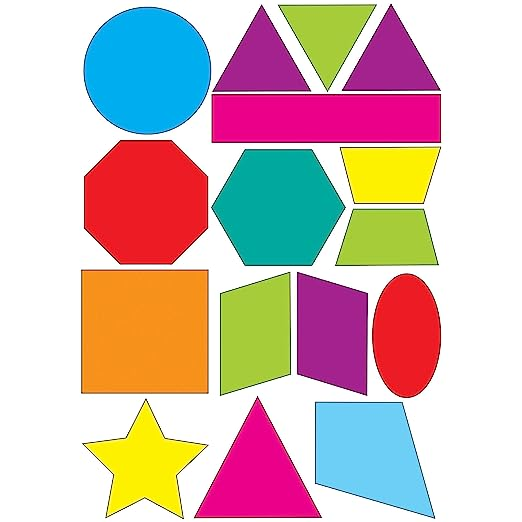
//> input picture chapters/assets/shapes.jpeg, 522 x 522 px
$ ./resizeCropImages   (built with g++ and OpenCV 4)
//> lines starting //> are read from the running program, lines starting //| are printed output that depends on the picture
// Learning to resize and crop images

#include <opencv2/imgcodecs.hpp>
#include <opencv2/highgui.hpp>
#include <opencv2/imgproc.hpp>
#include <iostream>

using namespace cv;
using namespace std;

int main(){
    string path = "assets/shapes.jpeg";
    Mat img = imread(path);
//> img is the input picture: 522 rows x 522 cols, CV_8UC3; mean B, G, R 181.8, 186.7, 209.8
    Mat imgResize, imgScale, imgCrop;

    //cout << img.size() << endl;

    // shapes.jpeg original size is 522 x 522
    resize(img, imgResize, Size(422, 422));
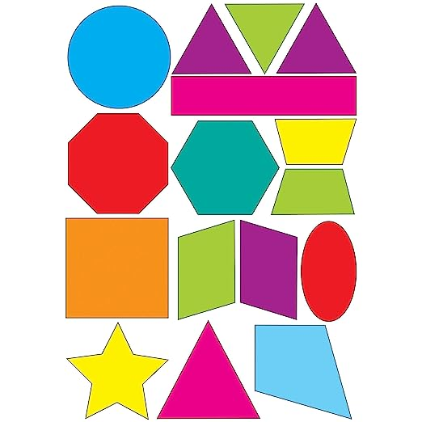
//> imgResize: 422 rows x 422 cols, CV_8UC3; mean B, G, R 181.8, 186.6, 209.8
    resize(img, imgScale, Size(), 0.5, 0.5);
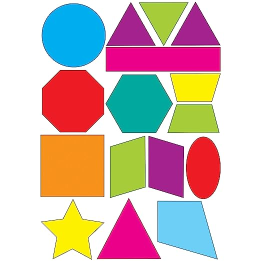
//> imgScale: 261 rows x 261 cols, CV_8UC3; mean B, G, R 181.8, 186.7, 209.9

    Rect roi(100, 100, 300, 250); // region of interest for cropping
    imgCrop = img(roi);
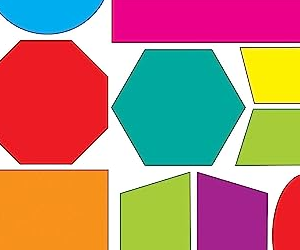
//> imgCrop: 250 rows x 300 cols, CV_8UC3; mean B, G, R 120.7, 134.9, 181.2

    imshow("Image", img);
    imshow("Image Resized", imgResize);
    imshow("Image Scaled", imgScale);
    imshow("Image Croped", imgCrop);

    waitKey(0);

    return 0;
}

$ run again, with chapters/assets/harvey.jpeg copied over chapters/assets/shapes.jpeg
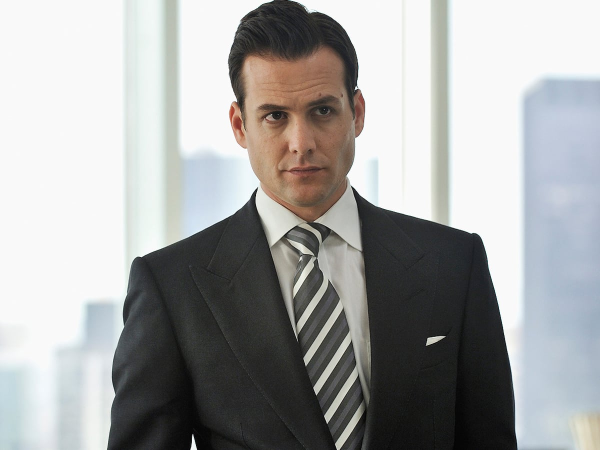
//> input picture chapters/assets/harvey.jpeg, 1200 x 900 px (shown at 1/2 size)
//> img is the input picture: 900 rows x 1200 cols, CV_8UC3; mean B, G, R 163.9, 164.3, 163.7
//> `resize(img, imgResize, Size(422, 422));`:
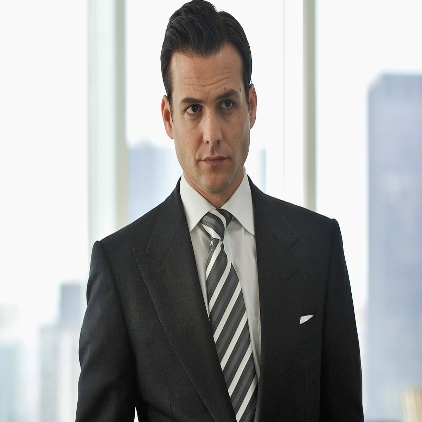
//> imgResize: 422 rows x 422 cols, CV_8UC3; mean B, G, R 163.8, 164.3, 163.6
//> `imgCrop = img(roi);`:
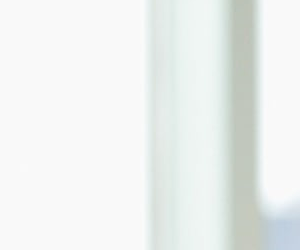
//> imgCrop: 250 rows x 300 cols, CV_8UC3; mean B, G, R 238.8, 240.4, 236.9
